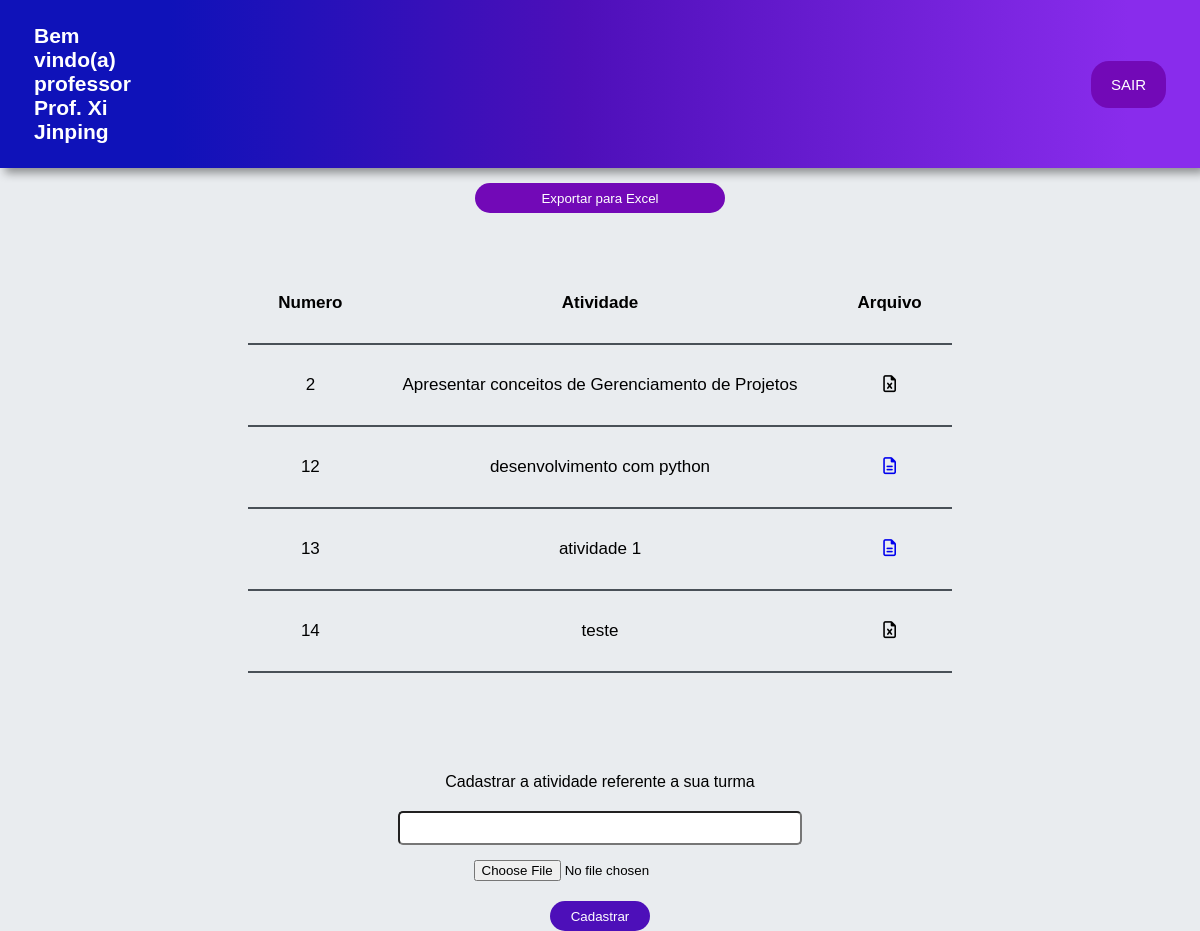
The app's page /cad_atividade/3 with its own data.
### App_Escola/models.py (models this page shows, shortened)
class Professor(models.Model):
    nome = models.CharField(max_length=120)
    email = models.CharField(max_length=120)
    senha = models.CharField(max_length=120)

class Atividade(models.Model):
    nome_atividade = models.CharField(max_length=120)
    id_turma = models.ForeignKey(Turma, null=True, on_delete=models.CASCADE)
    arquivo = models.FileField(upload_to='atividade_arquivo/', blank=True, null=True)

### App_Escola/views.py (the view, shortened to what this page needs)
# urls.py: path('cad_atividade/<int:id_turma>', views.cad_atividade, name='cad_atividade'),
def cad_atividade(request, id_turma):
    turma = Turma.objects.get(pk=id_turma)
    atividades_turma = Atividade.objects.filter(id_turma_id=id_turma)
    arquivo = request.FILES.get('arquivo') # Obtem o arquivo enviado pelo formulario
    return render(request, "turmaAtividade.html", {
        "id_turma": id_turma,
        "atividades": atividades_turma,
        "usuario_logado": turma.id_professor.nome
    })

### App_Escola/templates/turmaAtividade.html (shortened to what this page needs)
{% load static %}
<!DOCTYPE html>
<html lang="en">
<head>
    <link rel="stylesheet" type="text/css" href="{% static 'css/turmaAtividade.css' %}">
</head>
    <header>
        <nav>
            <div class="nav-bar">
                <h1>Bem vindo(a) professor {{usuario_logado}}</h1>
                <button><a href="{%url 'sair'%}" style="color: #fff;">SAIR</a></button>
            </div>
        </nav>
    </header>
<body>
    <main>
        <div class="dados_excel">
            <a href="{% url 'exportar_excel_atividade' %}" download style="display: flex; align-content: center;
            justify-content: center;align-items: center;padding-top: 15px;">
                <button class="exportar_dados" style="background: #7209b7;width: 250px;
                height: 30px;border-radius: 15px;border: none;">Exportar para Excel</button>
            </a>
        </div>
        <div class="tabela">
            <table>
                <tr>
                    <th>Numero</th>
                    <th>Atividade</th>
                    <th>Arquivo</th>
                </tr>
                {% for atividade in atividades %}
                <tr>
                    <td>{{ atividade.id }}</td>
                    <td>{{ atividade.nome_atividade }}</td>
                    <td>
                        {% if atividade.arquivo %}
                            <a href="../../{{atividade.arquivo}}"><i class="fa-regular fa-file-lines"></i></a>
                        {% else %}
                            <p><i class="fa-regular fa-file-excel"></i></p>
                        {% endif %}
                    </td>
                </tr>
                {% endfor %}
            </table>
        </div>
        <form method="POST" action="{% url 'cad_atividade' id_turma=id_turma%}" enctype="multipart/form-data">
            <div class="enviar_atividade">
                <p>Cadastrar a atividade referente a sua turma</p>
                <input style="height: 30px; width: 400px; margin-top: 20px; border-radius: 5px;" type="text" id="descricao" name="descricao"/>
                <input style="margin-top: 15px;" type="file" name="arquivo" id="arquivo" value="Caminho do arquivo"/>
                <div class="botoes">
                    <div class="botao_confirmar" >
                        <button type="submit" class="btn_conf">Cadastrar</button>
                    </div>
                </div>
            </div>
        </form>
    </main>
</body>
</html>

### App_Escola/static/css/turmaAtividade.css (style rules this page uses)
* { margin: 0px; padding: 0px; }
body { width: 100%; background-color: #e9ecef; }
header { display: flex; padding: 3vh; justify-content: space-around; align-items: center; font-family: "Roboto-Condensed", sans-serif; font-size: 14px; color: #ffff; background: linear-gradient(90deg, rgba(15,18,185,1) 14%, rgba(77,15,185,1) 48%, rgba(137,44,236,1) 94%); filter: drop-shadow(5px 5px 5px rgba(0 0 0 / 40%)); }
.nav-bar { display: flex; justify-content: space-around; align-items: center; padding: 0 10px 0 10px; }
.nav-bar h1 { padding-right: 120vh; align-items: center; }
.nav-bar button { display: flex; padding: 15px 20px 15px 20px; border: none; background-color:#7209B7 ; border-radius: 18px; color: white; font-family: "Roboto-Condensed", sans-serif; font-size: 15px; }
.tabela { display: flex; justify-content: center; align-items: center; padding-top: 50px; }
table, th, td { border-collapse: collapse; padding: 30px; text-align: center; font-family: "Roboto-Condensed", sans-serif; font-size: 17px; border-bottom: 2px solid #495057; }
button { display: flex; align-items: center; justify-content: center; color: #ffff; border-radius: 18px; border: none; }
a { text-decoration: none; }
p { font-family: "Roboto-Condensed", sans-serif; }
.enviar_atividade { display: flex; justify-content: center; align-items: center; margin-top: 100px; flex-direction: column; }
.botao_confirmar button { width: 100px; height: 30px; padding: 10px 10px 10px 10px; align-items: center; margin-top: 20px; justify-content: center; color: #ffff; }
.btn_conf { background-color: rgba(77, 15, 185, 1);; }

### records on screen
Professor: nome "Prof. Xi Jinping"
Atividade: id "2", nome_atividade "Apresentar conceitos de Gerenciamento de Projetos"
Atividade: id "12", nome_atividade "desenvolvimento com python"
Atividade: id "13", nome_atividade "atividade 1"
Atividade: id "14", nome_atividade "teste"
